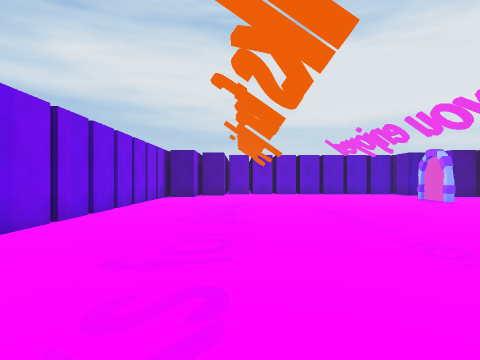
view 1 (above)

13 first-person views from a walk through a 3-D level made in the Unity game engine. The camera is 1.3 m above the floor, looks level and sees 80° across. The floor is counted in squares, 1.8 m on a side. Each view is taken from the middle of a square. On the plan, view 1 faces up. The plan holds only what a view shows up to about 10 squares ahead; the rest is blank. The place goes on beyond the plan. The player is left out.

view 2
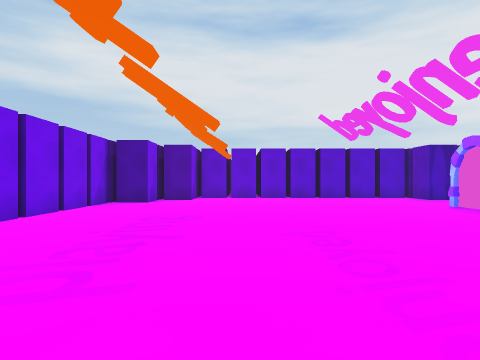

view 3
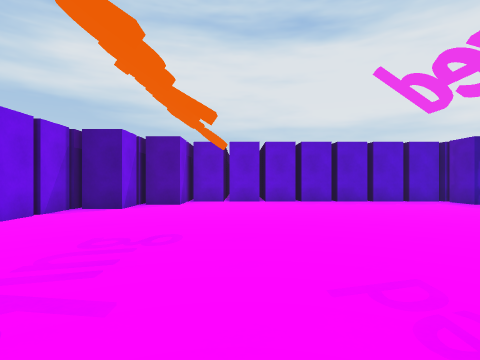

view 4
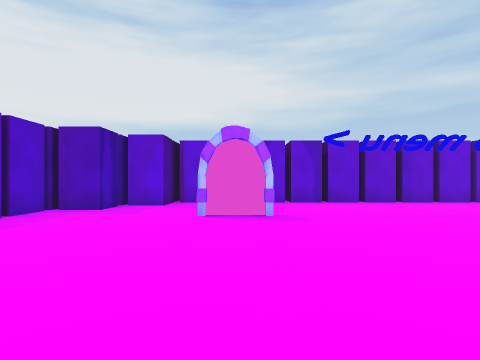

view 5
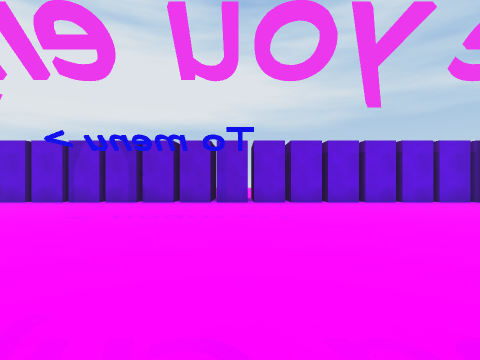

view 6
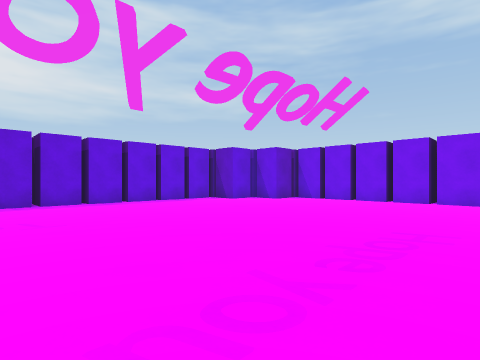

view 7
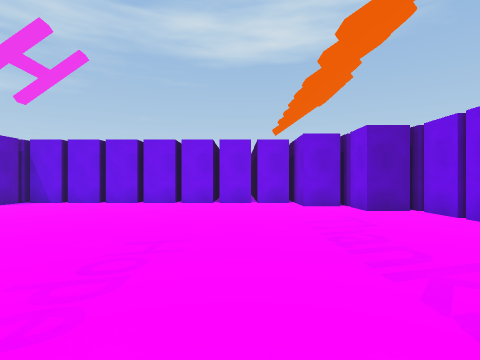

view 8
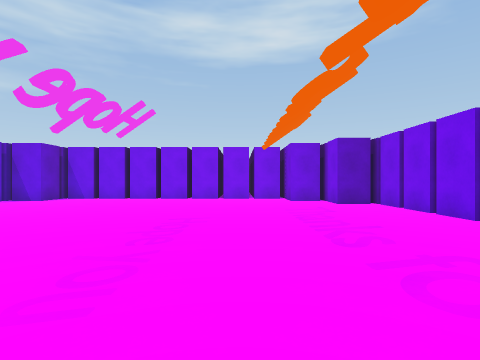

view 9
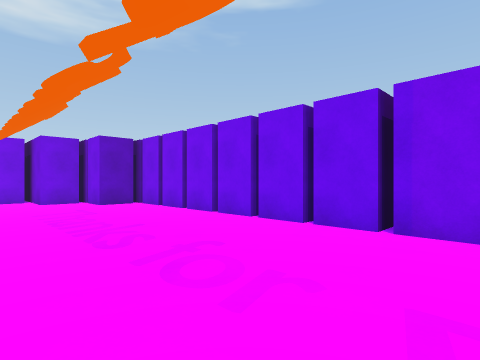

view 10
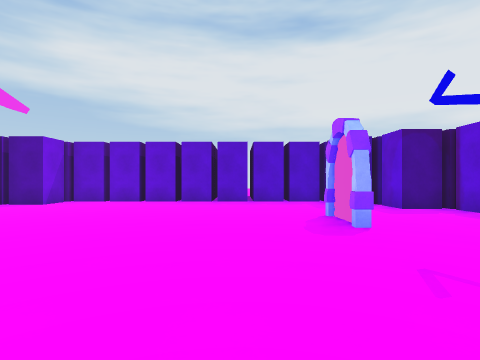

view 11
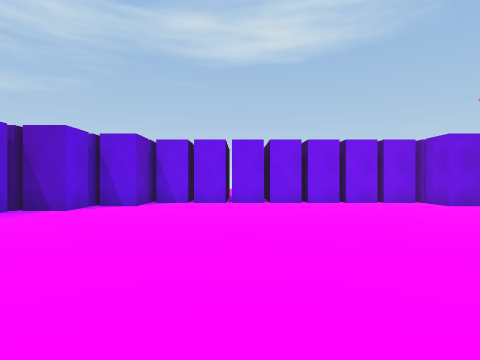

view 12
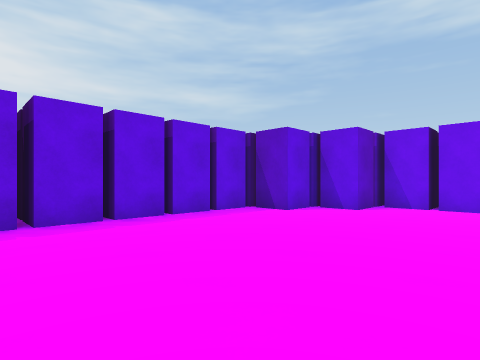

view 13
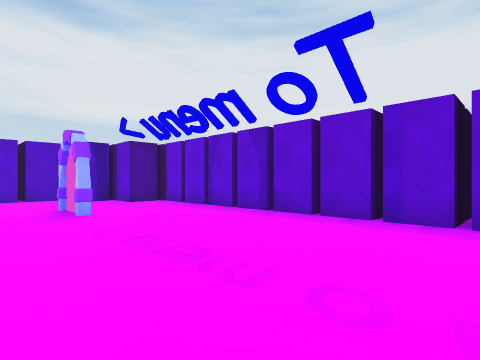

### Floor plan
Points are (right, up) in squares from view 1. A wall is a line through its corners. A room is listed if a view was taken in it or the views show most of it. See-through windows are left out.
Room 1 (views 1, 2, 3, 4, 5, 6, 7, 8, 9, 10, 11, 12, 13)
walls: (-3.2, 4.8) (-3.2, 3.8); (-3.2, 2.4) (-3.2, 0.1); (-3.2, 6) (-3.2, 4.9); (-3.9, 3.6) (-3.2, 3.6) (-3.2, 2.5); (10.2, 3.6) (10.9, 3.6); (10.2, 2.5) (10.2, 4.8); (-3.2, 0) (-3.2, -2.2); (-3.2, 8.4) (-3.2, 6.1); (10.2, 1.1) (11.4, 1.1) (11.4, 2.4); (10.2, 7.1) (11, 7.1); (10.9, 4.9) (10.2, 4.9) (10.2, 5.9) (10.8, 5.9); (10.2, 0.1) (10.2, 2.3) (11.1, 2.3); (11.2, 3.7) (10.2, 3.7); (11, 6.1) (10.2, 6.1) (10.2, 8.3) (10.9, 8.3); (-3.2, 9.6) (-3.2, 8.5); (10.9, 7.3) (10.2, 7.3); (10.2, -1.1) (10.2, -0.1) (10.9, -0.1); (-3.2, -2.4) (-3.2, -3.7) (-2, -3.7) (-2, -5.6); (10.8, 8.5) (10.2, 8.5) (10.2, 10.8); (-3.2, 10.8) (-3.2, 9.8); (10.2, 10.9) (10.2, 12.1) (9, 12.1) (9, 13.9); (1.6, -6) (1.6, -6.6); (-2.1, -4.9) (-0.8, -4.9) (-0.8, -6.1) (0.4, -6.1); (0.6, -6.1) (2.8, -6.1) (2.8, -7); (5.4, -6.1) (6.5, -6.1); (10.2, -3.5) (10.2, -1.2); (2.9, 14.5) (0.6, 14.5); (4.1, 14.5) (3, 14.5); (-3.2, 12.6) (-3.2, 12.1) (-3.2, 10.9); (6.6, -6.1) (7.8, -6.1) (7.8, -4.9) (8.9, -4.9); (0.4, 14.5) (-0.8, 14.5) (-0.8, 13.3) (-1.8, 13.3); (4.2, -6.8) (4.2, -6.1); (9, -5.2) (9, -3.7) (10.5, -3.7); (8.9, 13.3) (7.8, 13.3) (7.8, 14.4); (6.5, 14.5) (4.2, 14.5); (3, -7.1) (3, -6.1) (5.2, -6.1); (-2, 14) (-2, 12.1) (-3.2, 12.1); (9.5, 13.3) (9, 13.3); (11, 12.1) (10.2, 12.1); (8.2, 14.5) (6.6, 14.5)
objects: other object (7, 10)

Positions as (right, up) in squares from view 1, and headings:
1: (0, 0), facing up
2: (1, 3), facing up
3: (1, 5), facing up
4: (1, 10), facing right
5: (1, 4), facing right
6: (1, 4), facing down-right
7: (1, 3), facing down
8: (1, 5), facing down
9: (1, 5), facing down-left
10: (5, 5), facing up
11: (5, 3), facing down
12: (5, 2), facing down-right
13: (5, 3), facing up-right
